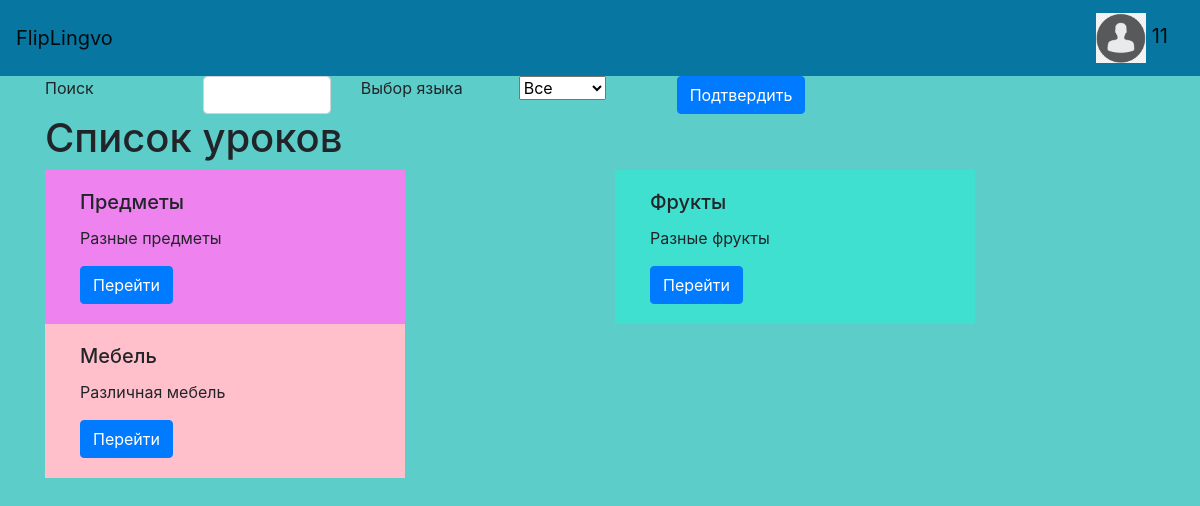
Page /index (signed in) on the committed database.
### data/users.py (models this page shows, shortened)
class User(SqlAlchemyBase, UserMixin):
    __tablename__ = 'users'
    id = sqlalchemy.Column(sqlalchemy.Integer, primary_key=True, autoincrement=True)
    name = sqlalchemy.Column(sqlalchemy.String, nullable=True)
    password = sqlalchemy.Column(sqlalchemy.String, nullable=True)
    about = sqlalchemy.Column(sqlalchemy.String, nullable=True)
    email = sqlalchemy.Column(sqlalchemy.String, index=True, nullable=True)
    picture = sqlalchemy.Column(sqlalchemy.String, nullable=True, default="default.jpg")
    hashed_password = sqlalchemy.Column(sqlalchemy.String, nullable=True)

### data/lessons.py (models this page shows)
class Lesson(SqlAlchemyBase):
    __tablename__ = 'lessons'
    id = sqlalchemy.Column(sqlalchemy.Integer, primary_key=True, autoincrement=True)
    name = sqlalchemy.Column(sqlalchemy.String, nullable=True)
    language_1 = sqlalchemy.Column(sqlalchemy.Integer, sqlalchemy.ForeignKey("languages.id"))
    language_2 = sqlalchemy.Column(sqlalchemy.Integer, sqlalchemy.ForeignKey("languages.id"))
    description = sqlalchemy.Column(sqlalchemy.String, nullable=True)
    picture = sqlalchemy.Column(sqlalchemy.String, nullable=True, default="pink")
    who_done = sqlalchemy.Column(sqlalchemy.Integer, sqlalchemy.ForeignKey("users.id"))
    is_open = sqlalchemy.Column(sqlalchemy.Boolean, nullable=True)

### main.py (the view, shortened to what this page needs)
@app.route('/', defaults={'language_filter': 'Все', 'search_word': '%'}, methods=['GET', 'POST'])
@app.route('/index', defaults={'language_filter': 'Все', 'search_word': '%'}, methods=['GET', 'POST'])
@app.route('/index/<language_filter>/<search_word>', methods=['GET', 'POST'])
def index(language_filter, search_word):
    db_sess = db_session.create_session()
    languages = db_sess.query(Language)
    form = FilterForm()
    form.language_filter.choices = [("Все", "Все"), *[(lan.id, lan.name) for lan in languages]]
    form.language_filter.data = language_filter
    print(search_word)
    if current_user.is_authenticated:
        if language_filter != 'Все':
            lessons = db_sess.query(Lesson).filter(Lesson.language_1 == int(language_filter),
                                                   (Lesson.name.like(str(search_word)) | Lesson.description.like(str(search_word))),
                                                   ((Lesson.who_done == current_user.id) | (Lesson.is_open == True)))
        else:
            lessons = db_sess.query(Lesson).filter(((Lesson.who_done == current_user.id) | (Lesson.is_open == True)),
                                                   (Lesson.name.like(str(search_word)) | Lesson.description.like(str(search_word))))
    if search_word == '%':
        to_form = ""
    else:
        to_form = search_word[1:-1]
    return render_template("index.html", form=form, lessons=lessons, search_word=to_form)

### forms/filters.py
class FilterForm(FlaskForm):
    language_filter = SelectField('Выбор языка', choices=[])
    search_bar = StringField('Поиск ', validators=[Optional()])
    submit = SubmitField('Подтвердить')

### data/db_session.py (called while the page is built)
def create_session() -> Session:
    global __factory
    return __factory()

### main.py (called while the page is built)
@login_manager.user_loader
def load_user(user_id):
    db_sess = db_session.create_session()
    return db_sess.query(User).get(user_id)

### templates/index.html (shortened to what this page needs)
{% extends "base.html" %}
{% block content %}
<div>
  <form class="form d-flex" action="" method="post">
       <div class="row">
           <div class="col">
                {{ form.search_bar.label }}
           </div>
           <div class="col">
                {{ form.search_bar(class="form-control", type="string", value=search_word) }}
           </div>
           <div class="col">
                {{ form.language_filter.label }}
           </div>
           <div class="col">
                {{ form.language_filter}}
           </div>
           <div class="col">
                {{ form.submit(type="submit", class="btn btn-primary") }}
           </div>
        </div>
    </form>
</div>
<h1>Список уроков</h1>
<div class="row">
  {% for item in lessons %}
    {% if loop.first %}
      <div class="col-sm-6 mb-3 mb-sm-0">
    {% else %}
      <div class="col-sm-6">
    {% endif %}
        <div id = {{item.picture}} class="col-md-8">
          <div class="card-body">
            <h5 class="card-title">{{item.name}}</h5>
            <p class="card-text">{{item.description}}</p>
            <a href="/lesson/{{item.id}}" class="btn btn-primary">Перейти</a>
          </div>
        </div>
      </div>
  {% endfor %}
</div>
{% endblock %}

### templates/base.html (shortened to what this page needs)
<!doctype html>
<html lang="en">
<head>
    <link rel="stylesheet"
          href="https://stackpath.bootstrapcdn.com/bootstrap/4.4.1/css/bootstrap.min.css"
>
</head>
<body>
<header>
    <nav class="navbar navbar-light">
        <a class="navbar-brand" href="#">FlipLingvo</a>
        {% if current_user.is_authenticated %}
        <div>
            <a class="navbar-brand" href="/profile">
            <img src="/static/profile/default.png" class="img-fluid rounded-start" alt="..." width="50" height="50">
            {{ current_user.name }}
            </a>
        </div>
        {% else %}
            <p>
                <a class="btn btn-primary " href="/register">Зарегистрироваться</a>
                <a class="btn btn-success" href="/login">Войти</a>
            </p>
        {% endif %}
    </nav>
</header>
<div>
    <main role="main" class="container">
        {% block content %}{% endblock %}
    </main>
</div>
</body>
</html>

### templates/base.html (style rules this page uses)
body { background-color: #5ccdc9 }
header { background-color: #0776A0 }
#turquoise { background-color: turquoise }
#violet { background-color: violet }
#pink { background-color: pink }

### rows in the picture
User: name "11"
Lesson: name "Предметы", description "Разные предметы"
Lesson: name "Фрукты", description "Разные фрукты"
Lesson: name "Мебель", description "Различная мебель"
